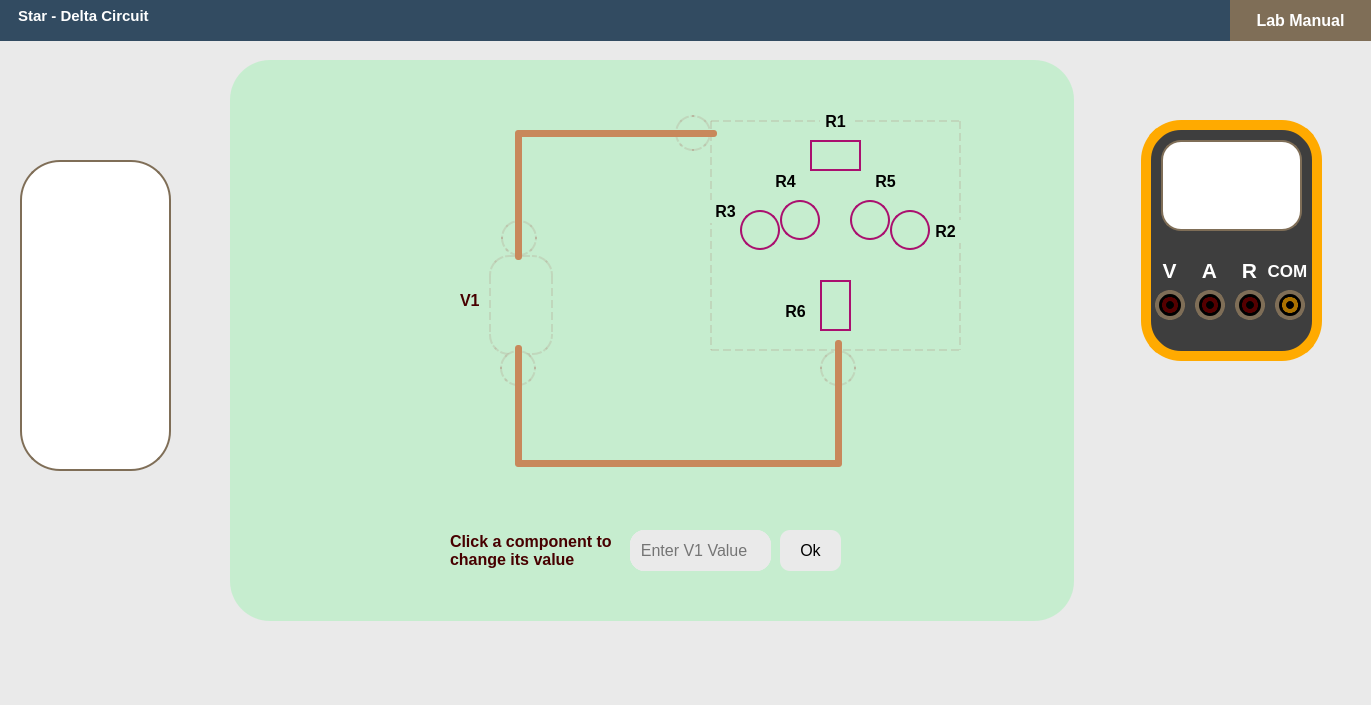
 <widget class="QMainWindow" name="MainWindow">
  <property name="geometry">
   <rect>
    <x>0</x>
    <y>0</y>
    <width>1371</width>
    <height>705</height>
   </rect>
  </property>
  <property name="cursor">
   <cursorShape>PointingHandCursor</cursorShape>
  </property>
  <property name="windowTitle">
   <string>Star - Delta Circuit</string>
  </property>
  <property name="styleSheet">
   <string notr="true"/>
  </property>
  <widget class="QWidget" name="centralwidget">
   <property name="styleSheet">
    <string notr="true">QWidget{
	
	background-color: rgb(234, 234, 234);
}</string>
   </property>
   <widget class="QLabel" name="label">
    <property name="geometry">
     <rect>
      <x>-90</x>
      <y>-10</y>
      <width>1500</width>
      <height>51</height>
     </rect>
    </property>
    <property name="font">
     <font>
      <pointsize>11</pointsize>
      <weight>75</weight>
      <bold>true</bold>
     </font>
    </property>
    <property name="styleSheet">
     <string notr="true">QLabel{
	
	background-color: rgb(50, 75, 97);
    color: White;
}</string>
    </property>
    <property name="text">
     <string>                          Star - Delta Circuit</string>
    </property>
   </widget>
   <widget class="QLabel" name="label_3">
    <property name="geometry">
     <rect>
      <x>230</x>
      <y>60</y>
      <width>844</width>
      <height>561</height>
     </rect>
    </property>
    <property name="styleSheet">
     <string notr="true">QLabel{	
	background-color: rgb(54, 248, 100, 0.2);
border-radius:40px;
}</string>
    </property>
    <property name="text">
     <string/>
    </property>
   </widget>
   <widget class="QLabel" name="label_4">
    <property name="geometry">
     <rect>
      <x>1141</x>
      <y>120</y>
      <width>181</width>
      <height>241</height>
     </rect>
    </property>
    <property name="styleSheet">
     <string notr="true">QLabel{
	
	
	background-color: rgb(62, 62, 62);
border-radius:40px;
border: 10px solid;
	
	border-color: rgb(255, 170, 0);
}</string>
    </property>
    <property name="text">
     <string/>
    </property>
   </widget>
   <widget class="QLabel" name="label_31">
    <property name="geometry">
     <rect>
      <x>20</x>
      <y>160</y>
      <width>151</width>
      <height>311</height>
     </rect>
    </property>
    <property name="styleSheet">
     <string notr="true">QLabel{
	
	background-color: white;
border-radius:40px;
border: 2px solid;
	border-color: rgb(127, 110, 87);
}</string>
    </property>
    <property name="text">
     <string/>
    </property>
   </widget>
   <widget class="QPushButton" name="pushButton_Lab_Manual">
    <property name="geometry">
     <rect>
      <x>1230</x>
      <y>0</y>
      <width>141</width>
      <height>41</height>
     </rect>
    </property>
    <property name="font">
     <font>
      <pointsize>12</pointsize>
      <weight>75</weight>
      <bold>true</bold>
     </font>
    </property>
    <property name="cursor">
     <cursorShape>PointingHandCursor</cursorShape>
    </property>
    <property name="styleSheet">
     <string notr="true">QPushButton
{
border:none;
color:white;
	background-color: rgb(127, 110, 87);
}
QPushButton:hover
{
	
	background-color: rgb(51, 51, 51, 0.5);
}</string>
    </property>
    <property name="text">
     <string>Lab Manual</string>
    </property>
   </widget>
   <widget class="QLabel" name="label_22">
    <property name="geometry">
     <rect>
      <x>695</x>
      <y>655</y>
      <width>31</width>
      <height>31</height>
     </rect>
    </property>
    <property name="styleSheet">
     <string notr="true">QLabel
{
border:none;
border-radius:20px;
}

</string>
    </property>
    <property name="text">
     <string/>
    </property>
    <property name="pixmap">
     <pixmap>Home_Icon.png</pixmap>
    </property>
    <property name="scaledContents">
     <bool>true</bool>
    </property>
   </widget>
   <widget class="QLabel" name="label_2">
    <property name="geometry">
     <rect>
      <x>1100</x>
      <y>5</y>
      <width>31</width>
      <height>31</height>
     </rect>
    </property>
    <property name="styleSheet">
     <string notr="true">background-color: rgb(50, 75, 97);</string>
    </property>
    <property name="text">
     <string/>
    </property>
    <property name="pixmap">
     <pixmap>run_icon.png</pixmap>
    </property>
    <property name="scaledContents">
     <bool>true</bool>
    </property>
   </widget>
   <widget class="QPushButton" name="pushButton_Run">
    <property name="geometry">
     <rect>
      <x>1090</x>
      <y>0</y>
      <width>51</width>
      <height>41</height>
     </rect>
    </property>
    <property name="font">
     <font>
      <pointsize>12</pointsize>
      <weight>75</weight>
      <bold>true</bold>
     </font>
    </property>
    <property name="cursor">
     <cursorShape>PointingHandCursor</cursorShape>
    </property>
    <property name="styleSheet">
     <string notr="true">QPushButton
{
background-color: rgb(51, 51, 51, 0);
color:white;
border:none;
}
QPushButton:hover
{
	
	background-color: rgb(51, 51, 51, 0.5);
}</string>
    </property>
    <property name="text">
     <string/>
    </property>
   </widget>
   <widget class="QLabel" name="label_5">
    <property name="geometry">
     <rect>
      <x>1150</x>
      <y>10</y>
      <width>31</width>
      <height>21</height>
     </rect>
    </property>
    <property name="styleSheet">
     <string notr="true">background-color: rgb(50, 75, 97);</string>
    </property>
    <property name="text">
     <string/>
    </property>
    <property name="pixmap">
     <pixmap>Stop-icon.png</pixmap>
    </property>
    <property name="scaledContents">
     <bool>true</bool>
    </property>
   </widget>
   <widget class="QPushButton" name="pushButton_stop">
    <property name="geometry">
     <rect>
      <x>1140</x>
      <y>0</y>
      <width>51</width>
      <height>41</height>
     </rect>
    </property>
    <property name="font">
     <font>
      <pointsize>12</pointsize>
      <weight>75</weight>
      <bold>true</bold>
     </font>
    </property>
    <property name="cursor">
     <cursorShape>PointingHandCursor</cursorShape>
    </property>
    <property name="styleSheet">
     <string notr="true">QPushButton
{
background-color: rgb(51, 51, 51, 0);
color:white;
border:none;
}
QPushButton:hover
{
	
	background-color: rgb(51, 51, 51, 0.5);
}</string>
    </property>
    <property name="text">
     <string/>
    </property>
   </widget>
   <widget class="QLabel" name="Multimeter_value_displayer">
    <property name="geometry">
     <rect>
      <x>1161</x>
      <y>140</y>
      <width>141</width>
      <height>91</height>
     </rect>
    </property>
    <property name="styleSheet">
     <string notr="true">QLabel{
	
	background-color: white;
border-radius:20px;
border: 2px solid;
	border-color: rgb(127, 110, 87);
}</string>
    </property>
    <property name="text">
     <string/>
    </property>
   </widget>
   <widget class="QLabel" name="label_11">
    <property name="geometry">
     <rect>
      <x>1155</x>
      <y>290</y>
      <width>30</width>
      <height>30</height>
     </rect>
    </property>
    <property name="styleSheet">
     <string notr="true">QLabel{
	
	background-color: black;
border-radius:15px;
border: 4px solid;
	border-color: rgb(127, 110, 87);
}</string>
    </property>
    <property name="text">
     <string/>
    </property>
   </widget>
   <widget class="QLabel" name="label_12">
    <property name="geometry">
     <rect>
      <x>1195</x>
      <y>290</y>
      <width>30</width>
      <height>30</height>
     </rect>
    </property>
    <property name="font">
     <font>
      <pointsize>16</pointsize>
      <weight>75</weight>
      <bold>true</bold>
     </font>
    </property>
    <property name="styleSheet">
     <string notr="true">QLabel{
	
	background-color: black;
border-radius:15px;
border: 4px solid;
	border-color: rgb(127, 110, 87);
}</string>
    </property>
    <property name="text">
     <string/>
    </property>
    <property name="alignment">
     <set>Qt::AlignCenter</set>
    </property>
   </widget>
   <widget class="QLabel" name="label_13">
    <property name="geometry">
     <rect>
      <x>1235</x>
      <y>290</y>
      <width>30</width>
      <height>30</height>
     </rect>
    </property>
    <property name="styleSheet">
     <string notr="true">QLabel{
	
	background-color: black;
border-radius:15px;
border: 4px solid;
	border-color: rgb(127, 110, 87);
}</string>
    </property>
    <property name="text">
     <string/>
    </property>
   </widget>
   <widget class="QLabel" name="label_14">
    <property name="geometry">
     <rect>
      <x>1275</x>
      <y>290</y>
      <width>30</width>
      <height>30</height>
     </rect>
    </property>
    <property name="styleSheet">
     <string notr="true">QLabel{
	
	background-color: black;
border-radius:15px;
border: 4px solid;
	border-color: rgb(127, 110, 87);
}</string>
    </property>
    <property name="text">
     <string/>
    </property>
   </widget>
   <widget class="QLabel" name="label_15">
    <property name="geometry">
     <rect>
      <x>1154</x>
      <y>260</y>
      <width>31</width>
      <height>21</height>
     </rect>
    </property>
    <property name="font">
     <font>
      <pointsize>16</pointsize>
      <weight>75</weight>
      <bold>true</bold>
     </font>
    </property>
    <property name="styleSheet">
     <string notr="true">color: rgb(255, 255, 255);
background-color: rgb(62, 62, 62);</string>
    </property>
    <property name="text">
     <string>V</string>
    </property>
    <property name="alignment">
     <set>Qt::AlignCenter</set>
    </property>
   </widget>
   <widget class="QLabel" name="label_17">
    <property name="geometry">
     <rect>
      <x>1234</x>
      <y>260</y>
      <width>31</width>
      <height>21</height>
     </rect>
    </property>
    <property name="font">
     <font>
      <pointsize>16</pointsize>
      <weight>75</weight>
      <bold>true</bold>
     </font>
    </property>
    <property name="styleSheet">
     <string notr="true">color: rgb(255, 255, 255);
background-color: rgb(62, 62, 62);</string>
    </property>
    <property name="text">
     <string>R</string>
    </property>
    <property name="alignment">
     <set>Qt::AlignCenter</set>
    </property>
   </widget>
   <widget class="QLabel" name="label_18">
    <property name="geometry">
     <rect>
      <x>1194</x>
      <y>260</y>
      <width>31</width>
      <height>21</height>
     </rect>
    </property>
    <property name="font">
     <font>
      <pointsize>16</pointsize>
      <weight>75</weight>
      <bold>true</bold>
     </font>
    </property>
    <property name="styleSheet">
     <string notr="true">color: rgb(255, 255, 255);
background-color: rgb(62, 62, 62);</string>
    </property>
    <property name="text">
     <string>A</string>
    </property>
    <property name="alignment">
     <set>Qt::AlignCenter</set>
    </property>
   </widget>
   <widget class="QLabel" name="Voltage_Measurement_port">
    <property name="geometry">
     <rect>
      <x>1162</x>
      <y>297</y>
      <width>16</width>
      <height>16</height>
     </rect>
    </property>
    <property name="styleSheet">
     <string notr="true">QLabel{
	
	background-color: black;
border-radius:8px;
border: 4px solid;
	
	border-color: rgb(85, 0, 0);
}</string>
    </property>
    <property name="text">
     <string/>
    </property>
   </widget>
   <widget class="QLabel" name="current_measurement_port">
    <property name="geometry">
     <rect>
      <x>1202</x>
      <y>297</y>
      <width>16</width>
      <height>16</height>
     </rect>
    </property>
    <property name="styleSheet">
     <string notr="true">QLabel{
	
	background-color: black;
border-radius:8px;
border: 4px solid;
	
	border-color: rgb(85, 0, 0);
}</string>
    </property>
    <property name="text">
     <string/>
    </property>
   </widget>
   <widget class="QLabel" name="resistance_measurement_port">
    <property name="geometry">
     <rect>
      <x>1242</x>
      <y>297</y>
      <width>16</width>
      <height>16</height>
     </rect>
    </property>
    <property name="styleSheet">
     <string notr="true">QLabel{
	
	background-color: black;
border-radius:8px;
border: 4px solid;
	
	border-color: rgb(85, 0, 0);
}</string>
    </property>
    <property name="text">
     <string/>
    </property>
   </widget>
   <widget class="QLabel" name="Common_port">
    <property name="geometry">
     <rect>
      <x>1282</x>
      <y>297</y>
      <width>16</width>
      <height>16</height>
     </rect>
    </property>
    <property name="styleSheet">
     <string notr="true">QLabel{
	
	background-color: black;
border-radius:8px;
border: 4px solid;
	
	border-color: rgb(170, 113, 0);
}</string>
    </property>
    <property name="text">
     <string/>
    </property>
   </widget>
   <widget class="QLabel" name="label_19">
    <property name="geometry">
     <rect>
      <x>1267</x>
      <y>260</y>
      <width>41</width>
      <height>21</height>
     </rect>
    </property>
    <property name="font">
     <font>
      <pointsize>13</pointsize>
      <weight>75</weight>
      <bold>true</bold>
     </font>
    </property>
    <property name="styleSheet">
     <string notr="true">color: rgb(255, 255, 255);
background-color: rgb(62, 62, 62);</string>
    </property>
    <property name="text">
     <string>COM</string>
    </property>
    <property name="alignment">
     <set>Qt::AlignCenter</set>
    </property>
   </widget>
   <widget class="QLineEdit" name="R1_value">
    <property name="geometry">
     <rect>
      <x>630</x>
      <y>530</y>
      <width>131</width>
      <height>41</height>
     </rect>
    </property>
    <property name="font">
     <font>
      <pointsize>12</pointsize>
     </font>
    </property>
    <property name="styleSheet">
     <string notr="true">QLineEdit{
border:none;
border-radius: 15px;
}</string>
    </property>
    <property name="text">
     <string/>
    </property>
    <property name="placeholderText">
     <string>  Enter R1 Value</string>
    </property>
   </widget>
   <widget class="QLabel" name="label_32">
    <property name="geometry">
     <rect>
      <x>450</x>
      <y>530</y>
      <width>171</width>
      <height>41</height>
     </rect>
    </property>
    <property name="font">
     <font>
      <pointsize>12</pointsize>
      <weight>75</weight>
      <bold>true</bold>
     </font>
    </property>
    <property name="styleSheet">
     <string notr="true">background-color: rgb(198, 237, 207);
color: rgb(71, 0, 0);</string>
    </property>
    <property name="text">
     <string>Click a component to 
change its value</string>
    </property>
   </widget>
   <widget class="QListWidget" name="listWidget_Drag_YD">
    <property name="geometry">
     <rect>
      <x>45</x>
      <y>200</y>
      <width>105</width>
      <height>111</height>
     </rect>
    </property>
    <property name="styleSheet">
     <string notr="true">QListWidget{
border: 1px solid;
border-right-color: rgb(255, 255, 255);
border-bottom-color: rgb(255, 255, 255);
border-top-color: rgb(255, 255, 255);
border-left-color: rgb(255, 255, 255);
background-color: rgb(255, 255, 255);
}</string>
    </property>
   </widget>
   <widget class="QListWidget" name="listWidget_Drag_V1">
    <property name="geometry">
     <rect>
      <x>70</x>
      <y>345</y>
      <width>61</width>
      <height>81</height>
     </rect>
    </property>
    <property name="styleSheet">
     <string notr="true">QListWidget{
border: 1px solid;
border-right-color: rgb(255, 255, 255);
border-bottom-color: rgb(255, 255, 255);
border-top-color: rgb(255, 255, 255);
border-left-color: rgb(255, 255, 255);
background-color: rgb(255, 255, 255);
}</string>
    </property>
   </widget>
   <widget class="QListWidget" name="listWidget_Drop_V1">
    <property name="geometry">
     <rect>
      <x>489</x>
      <y>255</y>
      <width>64</width>
      <height>100</height>
     </rect>
    </property>
    <property name="styleSheet">
     <string notr="true">QListWidget{
border-radius: 20px;
border: 2px dashed;
border-color: rgb(170, 125, 111, 0.2);
background-color: rgb(198, 237, 207);
}</string>
    </property>
   </widget>
   <widget class="QListWidget" name="listWidget_Drop_YD">
    <property name="enabled">
     <bool>true</bool>
    </property>
    <property name="geometry">
     <rect>
      <x>710</x>
      <y>120</y>
      <width>251</width>
      <height>231</height>
     </rect>
    </property>
    <property name="styleSheet">
     <string notr="true">QListWidget{
border: 2px dashed;
border-color: rgb(170, 125, 111, 0.2);
background-color: rgb(198, 237, 207);
}</string>
    </property>
    <property name="frameShadow">
     <enum>QFrame::Sunken</enum>
    </property>
   </widget>
   <widget class="QLabel" name="label_8">
    <property name="geometry">
     <rect>
      <x>460</x>
      <y>290</y>
      <width>21</width>
      <height>20</height>
     </rect>
    </property>
    <property name="font">
     <font>
      <pointsize>12</pointsize>
      <weight>75</weight>
      <bold>true</bold>
     </font>
    </property>
    <property name="styleSheet">
     <string notr="true">background-color: rgb(198, 237, 207);
color: rgb(71, 0, 0);</string>
    </property>
    <property name="text">
     <string>V1</string>
    </property>
   </widget>
   <widget class="QLineEdit" name="R2_value">
    <property name="geometry">
     <rect>
      <x>630</x>
      <y>530</y>
      <width>131</width>
      <height>41</height>
     </rect>
    </property>
    <property name="font">
     <font>
      <pointsize>12</pointsize>
     </font>
    </property>
    <property name="styleSheet">
     <string notr="true">QLineEdit{
border:none;
border-radius: 15px;
}</string>
    </property>
    <property name="text">
     <string/>
    </property>
    <property name="placeholderText">
     <string>  Enter R2 Value</string>
    </property>
   </widget>
   <widget class="QLineEdit" name="R6_value">
    <property name="geometry">
     <rect>
      <x>640</x>
      <y>530</y>
      <width>131</width>
      <height>41</height>
     </rect>
    </property>
    <property name="font">
     <font>
      <pointsize>12</pointsize>
     </font>
    </property>
    <property name="styleSheet">
     <string notr="true">QLineEdit{
border:none;
border-radius: 15px;
}</string>
    </property>
    <property name="text">
     <string/>
    </property>
    <property name="placeholderText">
     <string>  Enter R6 Value</string>
    </property>
   </widget>
   <widget class="QLineEdit" name="R3_value">
    <property name="geometry">
     <rect>
      <x>640</x>
      <y>530</y>
      <width>131</width>
      <height>41</height>
     </rect>
    </property>
    <property name="font">
     <font>
      <pointsize>12</pointsize>
     </font>
    </property>
    <property name="styleSheet">
     <string notr="true">QLineEdit{
border:none;
border-radius: 15px;
}</string>
    </property>
    <property name="text">
     <string/>
    </property>
    <property name="placeholderText">
     <string>  Enter R3 Value</string>
    </property>
   </widget>
   <widget class="QLineEdit" name="V1_value">
    <property name="geometry">
     <rect>
      <x>630</x>
      <y>530</y>
      <width>131</width>
      <height>41</height>
     </rect>
    </property>
    <property name="font">
     <font>
      <pointsize>12</pointsize>
     </font>
    </property>
    <property name="styleSheet">
     <string notr="true">QLineEdit{
border:none;
border-radius: 15px;
}</string>
    </property>
    <property name="text">
     <string/>
    </property>
    <property name="placeholderText">
     <string>  Enter V1 Value</string>
    </property>
   </widget>
   <widget class="QLabel" name="YD_top_label">
    <property name="geometry">
     <rect>
      <x>675</x>
      <y>115</y>
      <width>36</width>
      <height>36</height>
     </rect>
    </property>
    <property name="styleSheet">
     <string notr="true">QLabel{
border-radius: 18px;
border: 2px dashed;
border-color: rgb(170, 125, 111, 0.2);
background-color: rgb(198, 237, 207);
}</string>
    </property>
    <property name="text">
     <string/>
    </property>
   </widget>
   <widget class="QLabel" name="V1_bottom_label">
    <property name="geometry">
     <rect>
      <x>500</x>
      <y>350</y>
      <width>36</width>
      <height>36</height>
     </rect>
    </property>
    <property name="styleSheet">
     <string notr="true">QLabel{
border-radius: 18px;
border: 2px dashed;
border-color: rgb(170, 125, 111, 0.2);
background-color: rgb(198, 237, 207);
}</string>
    </property>
    <property name="text">
     <string/>
    </property>
   </widget>
   <widget class="QLabel" name="YD_bottom_label">
    <property name="geometry">
     <rect>
      <x>820</x>
      <y>350</y>
      <width>36</width>
      <height>36</height>
     </rect>
    </property>
    <property name="styleSheet">
     <string notr="true">QLabel{
border-radius: 18px;
border: 2px dashed;
border-color: rgb(170, 125, 111, 0.2);
background-color: rgb(198, 237, 207);
}</string>
    </property>
    <property name="text">
     <string/>
    </property>
   </widget>
   <widget class="QLabel" name="V1_top_label">
    <property name="geometry">
     <rect>
      <x>501</x>
      <y>220</y>
      <width>36</width>
      <height>36</height>
     </rect>
    </property>
    <property name="styleSheet">
     <string notr="true">QLabel{
border-radius: 18px;
border: 2px dashed;
border-color: rgb(170, 125, 111, 0.2);
background-color: rgb(198, 237, 207);
}</string>
    </property>
    <property name="text">
     <string/>
    </property>
   </widget>
   <widget class="QLabel" name="label_16">
    <property name="geometry">
     <rect>
      <x>515</x>
      <y>460</y>
      <width>327</width>
      <height>7</height>
     </rect>
    </property>
    <property name="styleSheet">
     <string notr="true">background-color: rgb(200, 136, 91);
border-radius:3px;</string>
    </property>
    <property name="text">
     <string/>
    </property>
   </widget>
   <widget class="QLabel" name="label_24">
    <property name="geometry">
     <rect>
      <x>515</x>
      <y>130</y>
      <width>7</width>
      <height>130</height>
     </rect>
    </property>
    <property name="styleSheet">
     <string notr="true">background-color: rgb(200, 136, 91);
border-radius:3px;</string>
    </property>
    <property name="text">
     <string/>
    </property>
   </widget>
   <widget class="QPushButton" name="pushButton_Ok">
    <property name="geometry">
     <rect>
      <x>780</x>
      <y>530</y>
      <width>61</width>
      <height>41</height>
     </rect>
    </property>
    <property name="font">
     <font>
      <pointsize>12</pointsize>
      <weight>50</weight>
      <bold>false</bold>
     </font>
    </property>
    <property name="styleSheet">
     <string notr="true">QPushButton{
border:none;
border-radius:10px;
}</string>
    </property>
    <property name="text">
     <string>Ok</string>
    </property>
   </widget>
   <widget class="QLabel" name="label_28">
    <property name="geometry">
     <rect>
      <x>515</x>
      <y>345</y>
      <width>7</width>
      <height>120</height>
     </rect>
    </property>
    <property name="styleSheet">
     <string notr="true">background-color: rgb(200, 136, 91);
border-radius:3px;</string>
    </property>
    <property name="text">
     <string/>
    </property>
   </widget>
   <widget class="QLabel" name="label_29">
    <property name="geometry">
     <rect>
      <x>517</x>
      <y>130</y>
      <width>200</width>
      <height>7</height>
     </rect>
    </property>
    <property name="styleSheet">
     <string notr="true">background-color: rgb(200, 136, 91);
border-radius:3px;</string>
    </property>
    <property name="text">
     <string/>
    </property>
   </widget>
   <widget class="QLabel" name="label_36">
    <property name="geometry">
     <rect>
      <x>835</x>
      <y>340</y>
      <width>7</width>
      <height>125</height>
     </rect>
    </property>
    <property name="styleSheet">
     <string notr="true">background-color: rgb(200, 136, 91);
border-radius:3px;</string>
    </property>
    <property name="text">
     <string/>
    </property>
   </widget>
   <widget class="QPushButton" name="pushButton_Home">
    <property name="geometry">
     <rect>
      <x>690</x>
      <y>650</y>
      <width>40</width>
      <height>40</height>
     </rect>
    </property>
    <property name="font">
     <font>
      <pointsize>12</pointsize>
      <weight>75</weight>
      <bold>true</bold>
     </font>
    </property>
    <property name="cursor">
     <cursorShape>PointingHandCursor</cursorShape>
    </property>
    <property name="styleSheet">
     <string notr="true">QPushButton
{
background-color: rgb(51, 51, 51, 0);
color:white;
border:none;
border-radius: 20px;
}
QPushButton:hover
{
	
	background-color: rgb(51, 51, 51, 0.5);
}</string>
    </property>
    <property name="text">
     <string/>
    </property>
   </widget>
   <widget class="QPushButton" name="pushButton_3">
    <property name="geometry">
     <rect>
      <x>740</x>
      <y>210</y>
      <width>40</width>
      <height>40</height>
     </rect>
    </property>
    <property name="styleSheet">
     <string notr="true">QPushButton{
border-radius: 20px;
border: 2px solid;
border-color: rgb(170, 15, 111);
background-color: rgb(198, 237, 207, 0);
}</string>
    </property>
    <property name="text">
     <string/>
    </property>
   </widget>
   <widget class="QPushButton" name="pushButton_4">
    <property name="geometry">
     <rect>
      <x>780</x>
      <y>200</y>
      <width>40</width>
      <height>40</height>
     </rect>
    </property>
    <property name="styleSheet">
     <string notr="true">QPushButton{
border-radius: 20px;
border: 2px solid;
border-color: rgb(170, 15, 111);
background-color: rgb(198, 237, 207, 0);
}</string>
    </property>
    <property name="text">
     <string/>
    </property>
   </widget>
   <widget class="QPushButton" name="pushButton_6">
    <property name="geometry">
     <rect>
      <x>820</x>
      <y>280</y>
      <width>31</width>
      <height>51</height>
     </rect>
    </property>
    <property name="styleSheet">
     <string notr="true">QPushButton{
border: 2px solid;
border-color: rgb(170, 15, 111);
background-color: rgb(198, 237, 207, 0);
}</string>
    </property>
    <property name="text">
     <string/>
    </property>
   </widget>
   <widget class="QPushButton" name="pushButton_5">
    <property name="geometry">
     <rect>
      <x>850</x>
      <y>200</y>
      <width>40</width>
      <height>40</height>
     </rect>
    </property>
    <property name="styleSheet">
     <string notr="true">QPushButton{
border-radius: 20px;
border: 2px solid;
border-color: rgb(170, 15, 111);
background-color: rgb(198, 237, 207, 0);
}</string>
    </property>
    <property name="text">
     <string/>
    </property>
   </widget>
   <widget class="QPushButton" name="pushButton_1">
    <property name="geometry">
     <rect>
      <x>810</x>
      <y>140</y>
      <width>51</width>
      <height>31</height>
     </rect>
    </property>
    <property name="styleSheet">
     <string notr="true">QPushButton{
border: 2px solid;
border-color: rgb(170, 15, 111);
background-color: rgb(198, 237, 207, 0);
}</string>
    </property>
    <property name="text">
     <string/>
    </property>
   </widget>
   <widget class="QPushButton" name="pushButton_2">
    <property name="geometry">
     <rect>
      <x>890</x>
      <y>210</y>
      <width>40</width>
      <height>40</height>
     </rect>
    </property>
    <property name="styleSheet">
     <string notr="true">QPushButton{
border-radius: 20px;
border: 2px solid;
border-color: rgb(170, 15, 111);
background-color: rgb(198, 237, 207, 0);
}</string>
    </property>
    <property name="text">
     <string/>
    </property>
   </widget>
   <widget class="QLineEdit" name="R5_value">
    <property name="geometry">
     <rect>
      <x>630</x>
      <y>530</y>
      <width>131</width>
      <height>41</height>
     </rect>
    </property>
    <property name="font">
     <font>
      <pointsize>12</pointsize>
     </font>
    </property>
    <property name="styleSheet">
     <string notr="true">QLineEdit{
border:none;
border-radius: 15px;
}</string>
    </property>
    <property name="text">
     <string/>
    </property>
    <property name="placeholderText">
     <string>  Enter R5 Value</string>
    </property>
   </widget>
   <widget class="QLineEdit" name="R4_value">
    <property name="geometry">
     <rect>
      <x>640</x>
      <y>530</y>
      <width>131</width>
      <height>41</height>
     </rect>
    </property>
    <property name="font">
     <font>
      <pointsize>12</pointsize>
     </font>
    </property>
    <property name="styleSheet">
     <string notr="true">QLineEdit{
border:none;
border-radius: 15px;
}</string>
    </property>
    <property name="text">
     <string/>
    </property>
    <property name="placeholderText">
     <string>  Enter R4 Value</string>
    </property>
   </widget>
   <widget class="QPushButton" name="R1_Result">
    <property name="geometry">
     <rect>
      <x>820</x>
      <y>110</y>
      <width>31</width>
      <height>23</height>
     </rect>
    </property>
    <property name="font">
     <font>
      <pointsize>12</pointsize>
      <weight>75</weight>
      <bold>true</bold>
     </font>
    </property>
    <property name="styleSheet">
     <string notr="true">QPushButton{
border:none;
background-color: rgb(198, 237, 207);
}</string>
    </property>
    <property name="text">
     <string>R1</string>
    </property>
   </widget>
   <widget class="QPushButton" name="R3_Result">
    <property name="geometry">
     <rect>
      <x>710</x>
      <y>200</y>
      <width>31</width>
      <height>23</height>
     </rect>
    </property>
    <property name="font">
     <font>
      <pointsize>12</pointsize>
      <weight>75</weight>
      <bold>true</bold>
     </font>
    </property>
    <property name="styleSheet">
     <string notr="true">QPushButton{
border:none;
background-color: rgb(198, 237, 207);
}</string>
    </property>
    <property name="text">
     <string>R3</string>
    </property>
   </widget>
   <widget class="QPushButton" name="R4_Result">
    <property name="geometry">
     <rect>
      <x>770</x>
      <y>170</y>
      <width>31</width>
      <height>23</height>
     </rect>
    </property>
    <property name="font">
     <font>
      <pointsize>12</pointsize>
      <weight>75</weight>
      <bold>true</bold>
     </font>
    </property>
    <property name="styleSheet">
     <string notr="true">QPushButton{
border:none;
background-color: rgb(198, 237, 207);
}</string>
    </property>
    <property name="text">
     <string>R4</string>
    </property>
   </widget>
   <widget class="QPushButton" name="R5_Result">
    <property name="geometry">
     <rect>
      <x>870</x>
      <y>170</y>
      <width>31</width>
      <height>23</height>
     </rect>
    </property>
    <property name="font">
     <font>
      <pointsize>12</pointsize>
      <weight>75</weight>
      <bold>true</bold>
     </font>
    </property>
    <property name="styleSheet">
     <string notr="true">QPushButton{
border:none;
background-color: rgb(198, 237, 207);
}</string>
    </property>
    <property name="text">
     <string>R5</string>
    </property>
   </widget>
   <widget class="QPushButton" name="R6_Result">
    <property name="geometry">
     <rect>
      <x>780</x>
      <y>300</y>
      <width>31</width>
      <height>23</height>
     </rect>
    </property>
    <property name="font">
     <font>
      <pointsize>12</pointsize>
      <weight>75</weight>
      <bold>true</bold>
     </font>
    </property>
    <property name="styleSheet">
     <string notr="true">QPushButton{
border:none;
background-color: rgb(198, 237, 207);
}</string>
    </property>
    <property name="text">
     <string>R6</string>
    </property>
   </widget>
   <widget class="QPushButton" name="R2_Result">
    <property name="geometry">
     <rect>
      <x>930</x>
      <y>220</y>
      <width>31</width>
      <height>23</height>
     </rect>
    </property>
    <property name="font">
     <font>
      <pointsize>12</pointsize>
      <weight>75</weight>
      <bold>true</bold>
     </font>
    </property>
    <property name="styleSheet">
     <string notr="true">QPushButton{
border:none;
background-color: rgb(198, 237, 207);
}</string>
    </property>
    <property name="text">
     <string>R2</string>
    </property>
   </widget>
   <zorder>label_3</zorder>
   <zorder>label</zorder>
   <zorder>label_4</zorder>
   <zorder>label_31</zorder>
   <zorder>pushButton_Lab_Manual</zorder>
   <zorder>label_22</zorder>
   <zorder>label_2</zorder>
   <zorder>pushButton_Run</zorder>
   <zorder>label_5</zorder>
   <zorder>pushButton_stop</zorder>
   <zorder>Multimeter_value_displayer</zorder>
   <zorder>label_11</zorder>
   <zorder>label_12</zorder>
   <zorder>label_13</zorder>
   <zorder>label_14</zorder>
   <zorder>label_15</zorder>
   <zorder>label_17</zorder>
   <zorder>label_18</zorder>
   <zorder>Voltage_Measurement_port</zorder>
   <zorder>current_measurement_port</zorder>
   <zorder>resistance_measurement_port</zorder>
   <zorder>Common_port</zorder>
   <zorder>label_19</zorder>
   <zorder>R1_value</zorder>
   <zorder>label_32</zorder>
   <zorder>listWidget_Drag_YD</zorder>
   <zorder>listWidget_Drag_V1</zorder>
   <zorder>listWidget_Drop_V1</zorder>
   <zorder>listWidget_Drop_YD</zorder>
   <zorder>label_8</zorder>
   <zorder>R2_value</zorder>
   <zorder>R3_value</zorder>
   <zorder>YD_top_label</zorder>
   <zorder>V1_bottom_label</zorder>
   <zorder>YD_bottom_label</zorder>
   <zorder>V1_top_label</zorder>
   <zorder>label_16</zorder>
   <zorder>label_24</zorder>
   <zorder>pushButton_Ok</zorder>
   <zorder>label_28</zorder>
   <zorder>label_29</zorder>
   <zorder>label_36</zorder>
   <zorder>pushButton_Home</zorder>
   <zorder>R4_value</zorder>
   <zorder>R5_value</zorder>
   <zorder>R6_value</zorder>
   <zorder>V1_value</zorder>
   <zorder>pushButton_3</zorder>
   <zorder>pushButton_2</zorder>
   <zorder>pushButton_5</zorder>
   <zorder>pushButton_1</zorder>
   <zorder>pushButton_4</zorder>
   <zorder>pushButton_6</zorder>
   <zorder>R1_Result</zorder>
   <zorder>R3_Result</zorder>
   <zorder>R4_Result</zorder>
   <zorder>R5_Result</zorder>
   <zorder>R6_Result</zorder>
   <zorder>R2_Result</zorder>
  </widget>
 </widget>
